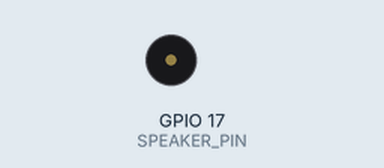
The sketch below on a simulated ESP32-S3. Shown: buzzer (waves = sounding). What the sketch prints to the serial monitor is not drawn.

Above: at 2.9 s.
At 7.78 s:
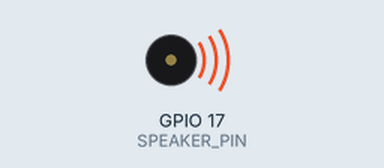
Timing chart, 0 to 8.6 s (numbered marks = the images above):
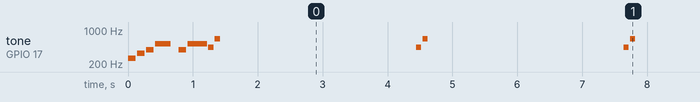

The sketch:

speaker_test.ino
```cpp
/*
 * speaker_test.ino
 *
 * Plays a short melody on boot and a chirp every few seconds, straight
 * out of an ESP32 GPIO using tone(). No amp, no DAC, no I2S.
 *
 * ---------------------------------------------------------------------
 * WIRING
 * ---------------------------------------------------------------------
 * Dynamic speaker (8-32 ohm, like a tiny salvaged phone speaker):
 *     SPEAKER_PIN --[ 220 ohm resistor ]-- speaker + -- speaker - -- GND
 *
 *   The resistor is REQUIRED. Without it an 8 ohm speaker tries to pull
 *   ~400 mA out of the pin; the pin can only source ~40 mA and it will
 *   damage the chip over time. 220 ohm keeps the pin current near 15 mA
 *   -- audio is quiet but clearly audible in a quiet room.
 *
 * Piezo buzzer / piezo element (high impedance, kilohms):
 *     SPEAKER_PIN -- piezo + -- piezo - -- GND
 *
 *   No resistor needed. Piezos are generally louder than a resistor-
 *   limited dynamic speaker and sound best in the 2-4 kHz range.
 *
 * ---------------------------------------------------------------------
 * PIN CHOICE
 * ---------------------------------------------------------------------
 * Change SPEAKER_PIN below. Almost any GPIO on the ESP32-S3 works, as
 * long as it isn't a USB pin (19, 20), a strapping pin (0, 3, 45, 46),
 * or already used by another peripheral on your board.
 */

#include <Arduino.h>

const int SPEAKER_PIN = 17;

// Pitch table (Hz). NOTE_ prefix because the Heltec board header already
// uses the bare names A4/A5 as analog-pin aliases.
const int REST     = 0;
const int NOTE_C4  = 262, NOTE_D4 = 294, NOTE_E4 = 330, NOTE_F4 = 349;
const int NOTE_G4  = 392, NOTE_A4 = 440, NOTE_B4 = 494;
const int NOTE_C5  = 523, NOTE_D5 = 587, NOTE_E5 = 659, NOTE_F5 = 698;
const int NOTE_G5  = 784, NOTE_A5 = 880;

struct Note { int freq; int ms; };

// A short rising "hello" melody.
Note MELODY[] = {
  {NOTE_C4, 120}, {NOTE_E4, 120}, {NOTE_G4, 120}, {NOTE_C5, 240},
  {REST,     80},
  {NOTE_G4, 120}, {NOTE_C5, 300},
};

void playNote(int freq, int ms) {
  if (freq == REST) noTone(SPEAKER_PIN);
  else              tone(SPEAKER_PIN, freq);
  delay(ms);
  noTone(SPEAKER_PIN);
  delay(20);                 // small gap so adjacent notes stay distinct
}

void setup() {
  Serial.begin(115200);
  Serial.println("speaker test");

  pinMode(SPEAKER_PIN, OUTPUT);

  // Play the startup melody once.
  for (auto& n : MELODY) playNote(n.freq, n.ms);
}

void loop() {
  // Chirp every 3 seconds so you know it's running.
  playNote(NOTE_A4, 80);
  playNote(NOTE_E5, 80);
  delay(3000);
}
```

Measured:
- by itself, tone on GPIO 17 (SPEAKER_PIN): plays 262 Hz for 0.12 s, 330 Hz for 0.12 s, 392 Hz for 0.12 s, 523 Hz for 0.24 s, 392 Hz for 0.12 s, 523 Hz for 0.30 s … (88 notes in this stretch)
